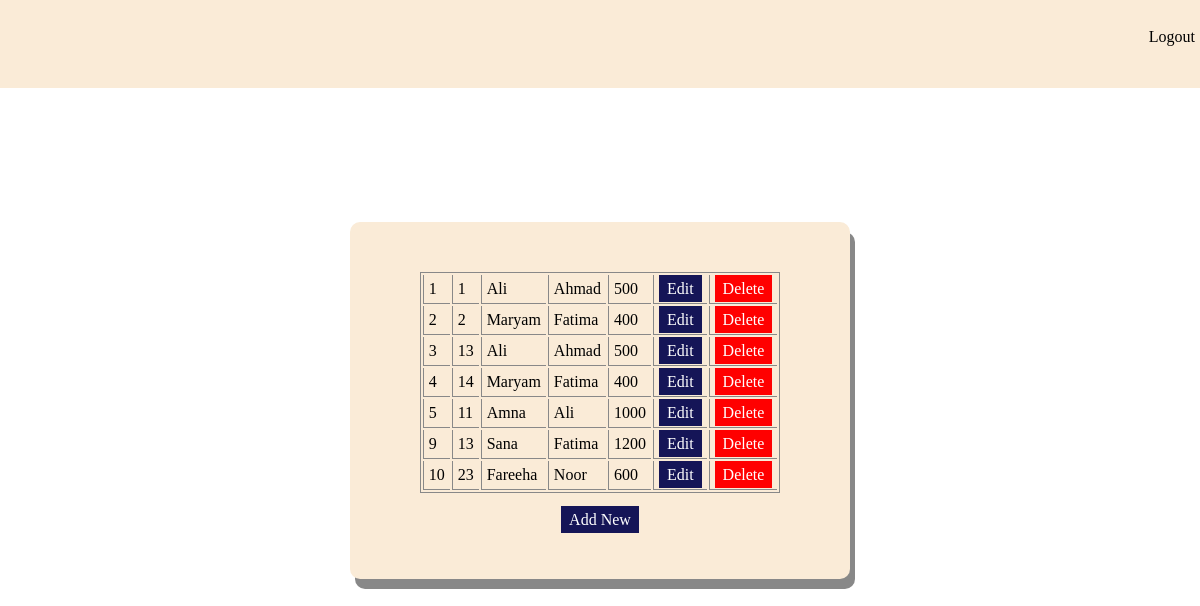
Page /dashboard.php on the committed database.
### tables this page shows
CREATE TABLE `tbl_student` (
  `id` int NOT NULL,
  `roll_num` int NOT NULL,
  `first_name` varchar(255) NOT NULL,
  `last_name` varchar(255) NOT NULL,
  `fee` int NOT NULL
);

### dashboard.php (the view, shortened to what this page needs)
<?php
include 'config/dbconnection.php';
$sql = "select * from tbl_student";
$result = $conn->query($sql);
?>
<!DOCTYPE html>
<html lang="en">
<head>
    <link rel="stylesheet" href="assets/style.css">
</head>
<body>
    <header class="dashboard-head">
        <div class="menu-wrapper">
            <a class="logout btn"  href="index.html">Logout</a>
        </div>
    </header>
    <div class="container">
        <div class="wrapper">
            <div class="field-group">
                <table>
                    <?php
                    if ($result->num_rows > 0) {
                        while ($row = $result->fetch_assoc()) {
                    ?>
                        <tr>
                            <td>
                                <?php echo $row['id']; ?>
                            </td>
                            <td>
                                <?php echo $row['roll_num']; ?>
                            </td>
                            <td>
                                <?php echo $row['first_name']; ?>
                            </td>
                            <td>
                                <?php echo $row['last_name']; ?>
                            </td>
                            <td>
                                <?php echo $row['fee']; ?>
                            </td>
                            <td>
                                <a class="btn" href="http://localhost/basephp/edit.php?id=<?php echo $row['id']; ?>">Edit</a>
                            </td>
                            <td>
                                <a class="btn-delete btn" href="http://localhost/basephp/delete.php?id=<?php echo $row['id']; ?>">Delete</a>
                            </td>
                        </tr>
                        <?php
                    }
                }
                ?>
            </table>
            <br>
            <a class="btn" href="add.php?add=1">Add New</a>
            </div>
        </div>
    </div>
</body>
</html>

### assets/style.css (style rules this page uses)
body { margin: 0px auto; }
.container { display: table; position: absolute; top: 0; left: 0; height: 100%; width: 100%; }
.container .wrapper { display: table-cell; vertical-align: middle; }
.container .wrapper .field-group { margin-left: auto; margin-right: auto; width: 400px; padding: 50px; border-radius: 10px; box-shadow: 5px 10px #888888; text-align: center; background-color: antiquewhite; }
.container .wrapper .field-group table td { padding: 5px; font-size: 16px; text-align: left; border-bottom: 1px solid #888888; border-left: 1px solid #888888; }
.container .wrapper .field-group table { border: 1px solid #888888; margin-left: auto; margin-right: auto; }
.container .wrapper .field-group .btn-delete { background-color: red !important; }
.container .wrapper .field-group .btn { background-color: #151557; color: white; padding: 5px 8px; width: 110px; text-decoration: none; border-bottom-style: none; }
.dashboard-head { background-color: antiquewhite; height: 78px; padding: 5px; }
.dashboard-head .menu-wrapper { float: right; }
.dashboard-head .menu-wrapper .logout { text-decoration: none; display: inline-block; font-size: 16px; color: black; }

### rows in the picture
tbl_student: id "1", roll_num "1", first_name "Ali", last_name "Ahmad", fee "500"
tbl_student: id "2", roll_num "2", first_name "Maryam", last_name "Fatima", fee "400"
tbl_student: id "3", roll_num "13", first_name "Ali", last_name "Ahmad", fee "500"
tbl_student: id "4", roll_num "14", first_name "Maryam", last_name "Fatima", fee "400"
tbl_student: id "5", roll_num "11", first_name "Amna", last_name "Ali", fee "1000"
tbl_student: id "9", roll_num "13", first_name "Sana", last_name "Fatima", fee "1200"
tbl_student: id "10", roll_num "23", first_name "Fareeha", last_name "Noor", fee "600"
